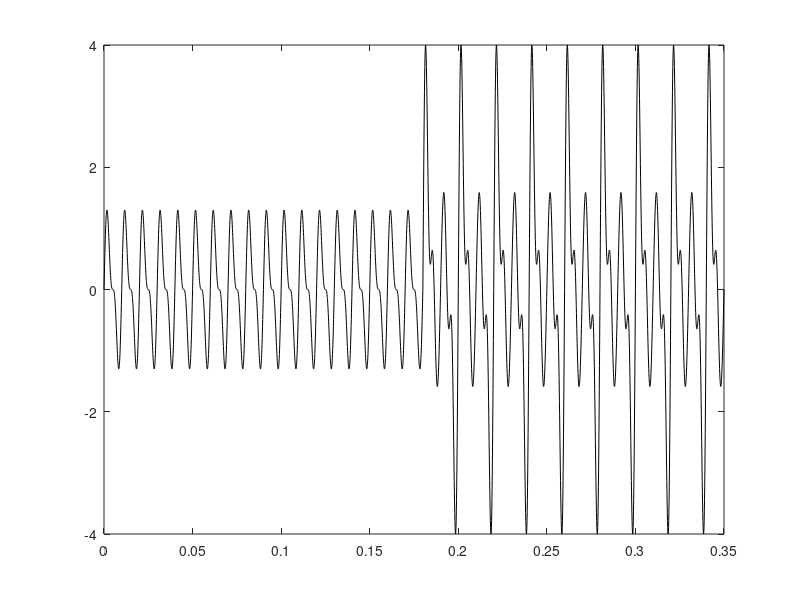

The MATLAB script that drew this image: (Note: this script raises an error after producing the figure.)
% =========================================================================
% 变压器铁芯直流偏磁振动的时频分析 (基于 HHT)
% 参考文献复刻代码
% =========================================================================

clc; clear; close all;

%% 0. 运行模式设置
% strict-paper: 更贴近论文复现（默认）
% robust-analysis: 更稳健的工程分析
run_mode = getenv('HHT_RUN_MODE');
if isempty(run_mode)
    run_mode = 'strict-paper';
end
rng(2026, 'twister'); % 固定随机种子，保证结果可复现

%% 1. 参数设置与模拟信号构造
fs = 10000;           % 采样频率 (Hz)
t = 0:1/fs:0.35;      % 时间向量 (0 到 0.35s，与文献一致)

% 模拟正常工作下的振动信号 (主要为 100Hz 和 200Hz)
f1 = 100; amp1_n = 1.0;
f2 = 200; amp2_n = 0.5;
sig_normal = amp1_n*sin(2*pi*f1*t) + amp2_n*sin(2*pi*f2*t);

% 模拟直流偏磁下的振动信号 (引入奇次谐波 50Hz, 150Hz, 250Hz，且振幅增大)
f0 = 50;  amp0_dc = 0.8;
f1 = 100; amp1_dc = 2.0; % 100Hz 振幅增大
f3 = 150; amp3_dc = 0.6;
f2 = 200; amp2_dc = 1.2; % 200Hz 振幅增大
f4 = 250; amp4_dc = 0.4;
sig_dc = amp0_dc*sin(2*pi*f0*t) + amp1_dc*sin(2*pi*f1*t) + ...
         amp3_dc*sin(2*pi*f3*t) + amp2_dc*sin(2*pi*f2*t) + amp4_dc*sin(2*pi*f4*t);

% 组合信号：0.18s 为偏磁注入点
t0 = 0.18;
if strcmpi(run_mode, 'strict-paper')
    % 严格复现模式：采用阶跃注入
    vibration_sig = sig_normal;
    dc_index = t >= t0;
    vibration_sig(dc_index) = sig_dc(dc_index);
else
    % 稳健分析模式：采用短时平滑过渡，降低伪高频
    transition_dur = 0.01; % 10 ms 过渡窗
    w = zeros(size(t));
    w(t >= (t0 + transition_dur/2)) = 1;
    in_trans = (t > (t0 - transition_dur/2)) & (t < (t0 + transition_dur/2));
    w(in_trans) = 0.5 * (1 + sin(pi * (t(in_trans) - t0) / transition_dur));
    vibration_sig = (1 - w).*sig_normal + w.*sig_dc;
end

% 严格复现模式默认不额外加噪声；稳健模式加入少量噪声
if strcmpi(run_mode, 'robust-analysis')
    vibration_sig = vibration_sig + 0.1*randn(size(t));
end

%% 2. 绘制原始时域信号 (对应文献 Figure 6)
figure('Name', 'Vibration Signal', 'Position', [100, 500, 800, 300]);
plot(t, vibration_sig, 'k');
xline(0.18, 'r--', 'DC bias injected', 'LabelVerticalAlignment', 'bottom');
xlabel('time / s');
ylabel('Vibration signal (V)');
title('Simulated Transformer Core Vibration Signal (z-direction equivalent)');
xlim([0, 0.35]);

%% 3. 经验模态分解 (EMD) (对应文献 Figure 7 左侧)
% 使用 MATLAB 内置的 emd 函数
[imf, residual] = emd(vibration_sig, 'Interpolation','pchip');

% 绘制前 6 个 IMFs 和残余分量
num_imf_plot = min(6, size(imf, 2));
figure('Name', 'EMD Decomposition', 'Position', [100, 100, 800, 800]);
for k = 1:num_imf_plot
    subplot(num_imf_plot+1, 1, k);
    plot(t, imf(:, k), 'k');
    ylabel(['IMF ', num2str(k)]);
    xlim([0, 0.35]);
end
subplot(num_imf_plot+1, 1, num_imf_plot+1);
plot(t, residual, 'k');
ylabel('Residue');
xlabel('time / s');
xlim([0, 0.35]);

%% 4. Hilbert-Huang 频谱 (HHT Spectrum) (对应文献 Figure 10)
figure('Name', 'Hilbert-Huang Spectrum', 'Position', [500, 100, 800, 600]);
if strcmpi(run_mode, 'strict-paper')
    % 论文复现优先：按常见做法舍弃 IMF1 高频噪声，取 IMF2~IMF6 进行 HHT
    num_imf = size(imf, 2);
    i_start = min(2, num_imf);
    i_end = min(6, num_imf);
    imf_analyzed = imf(:, i_start:i_end);
else
    % 稳健分析：保留在目标频带中能量占比高的 IMF
    num_imf = size(imf, 2);
    band = [30, 400];
    band_ratio = zeros(1, num_imf);
    for k = 1:num_imf
        [pxx, f_psd] = periodogram(imf(:, k), [], [], fs);
        idx_band = (f_psd >= band(1)) & (f_psd <= band(2));
        e_band = trapz(f_psd(idx_band), pxx(idx_band));
        e_all = trapz(f_psd, pxx) + eps;
        band_ratio(k) = e_band / e_all;
    end
    sel = band_ratio >= 0.2;
    if ~any(sel)
        [~, idx_best] = max(band_ratio);
        sel(idx_best) = true;
    end
    imf_analyzed = imf(:, sel);
end
[hs, f_hht, t_hht] = hht(imf_analyzed, fs);

% 显式绘制 HHT 谱（当 hht 有输出参数时，MATLAB 不会自动绘图）
imagesc(t_hht, f_hht, hs);
axis xy;
xlabel('time / s');
ylabel('frequency / Hz');

% 限制频率显示范围以便于观察 0-1000Hz
ylim([0, 1000]);
title('Hilbert-Huang Spectrum');
hold on;
xline(0.18, 'w--', '0.18s', 'LineWidth', 2, 'FontSize', 14, 'Color', 'white');
hold off;
colorbar;
colormap('jet'); 

%% 5. 边际谱计算与绘制 (Marginal Spectrum) (对应文献 Figure 11)
% 边际谱是 HHT 谱在时间尺度上的积分
marginal_spec = trapz(t_hht, hs, 2);

figure('Name', 'Marginal Spectrum', 'Position', [900, 500, 600, 400]);
plot(f_hht, marginal_spec, 'k', 'LineWidth', 1.5);
xlabel('frequency / Hz');
ylabel('amplitude / V');
title('Marginal Spectrum');
xlim([0, 1000]); % 限制在 1000Hz 以内观察特征频率
grid on;

% 标出重要的频率点
hold on;
important_freqs = [50, 100, 150, 200, 250];
for i = 1:length(important_freqs)
    xline(important_freqs(i), 'r:', [num2str(important_freqs(i)) 'Hz']);
end
hold off;
